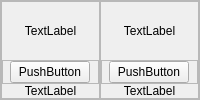
                            <widget class="QFrame" name="frame_28">
                             <property name="frameShape">
                              <enum>QFrame::StyledPanel</enum>
                             </property>
                             <property name="frameShadow">
                              <enum>QFrame::Raised</enum>
                             </property>
                             <layout class="QHBoxLayout" name="horizontalLayout_33">
                              <property name="spacing">
                               <number>0</number>
                              </property>
                              <property name="leftMargin">
                               <number>0</number>
                              </property>
                              <property name="topMargin">
                               <number>0</number>
                              </property>
                              <property name="rightMargin">
                               <number>0</number>
                              </property>
                              <property name="bottomMargin">
                               <number>0</number>
                              </property>
                              <item>
                               <widget class="QFrame" name="frame_64">
                                <property name="frameShape">
                                 <enum>QFrame::StyledPanel</enum>
                                </property>
                                <property name="frameShadow">
                                 <enum>QFrame::Raised</enum>
                                </property>
                                <layout class="QVBoxLayout" name="verticalLayout_15">
                                 <property name="spacing">
                                  <number>0</number>
                                 </property>
                                 <property name="leftMargin">
                                  <number>0</number>
                                 </property>
                                 <property name="topMargin">
                                  <number>0</number>
                                 </property>
                                 <property name="rightMargin">
                                  <number>0</number>
                                 </property>
                                 <property name="bottomMargin">
                                  <number>0</number>
                                 </property>
                                 <item>
                                  <widget class="QLabel" name="label_40">
                                   <property name="text">
                                    <string>TextLabel</string>
                                   </property>
                                   <property name="alignment">
                                    <set>Qt::AlignCenter</set>
                                   </property>
                                  </widget>
                                 </item>
                                 <item>
                                  <widget class="QFrame" name="frame_70">
                                   <property name="sizePolicy">
                                    <sizepolicy hsizetype="Preferred" vsizetype="Maximum">
                                     <horstretch>0</horstretch>
                                     <verstretch>0</verstretch>
                                    </sizepolicy>
                                   </property>
                                   <property name="frameShape">
                                    <enum>QFrame::StyledPanel</enum>
                                   </property>
                                   <property name="frameShadow">
                                    <enum>QFrame::Raised</enum>
                                   </property>
                                   <layout class="QHBoxLayout" name="horizontalLayout_45">
                                    <property name="spacing">
                                     <number>0</number>
                                    </property>
                                    <property name="leftMargin">
                                     <number>0</number>
                                    </property>
                                    <property name="topMargin">
                                     <number>0</number>
                                    </property>
                                    <property name="rightMargin">
                                     <number>0</number>
                                    </property>
                                    <property name="bottomMargin">
                                     <number>0</number>
                                    </property>
                                    <item>
                                     <widget class="QPushButton" name="pushButton_7">
                                      <property name="sizePolicy">
                                       <sizepolicy hsizetype="Maximum" vsizetype="Maximum">
                                        <horstretch>0</horstretch>
                                        <verstretch>0</verstretch>
                                       </sizepolicy>
                                      </property>
                                      <property name="text">
                                       <string>PushButton</string>
                                      </property>
                                     </widget>
                                    </item>
                                   </layout>
                                  </widget>
                                 </item>
                                 <item>
                                  <widget class="QLabel" name="label_42">
                                   <property name="sizePolicy">
                                    <sizepolicy hsizetype="Preferred" vsizetype="Maximum">
                                     <horstretch>0</horstretch>
                                     <verstretch>0</verstretch>
                                    </sizepolicy>
                                   </property>
                                   <property name="text">
                                    <string>TextLabel</string>
                                   </property>
                                   <property name="alignment">
                                    <set>Qt::AlignCenter</set>
                                   </property>
                                  </widget>
                                 </item>
                                </layout>
                               </widget>
                              </item>
                              <item>
                               <widget class="QFrame" name="frame_65">
                                <property name="frameShape">
                                 <enum>QFrame::StyledPanel</enum>
                                </property>
                                <property name="frameShadow">
                                 <enum>QFrame::Raised</enum>
                                </property>
                                <layout class="QVBoxLayout" name="verticalLayout_16">
                                 <property name="spacing">
                                  <number>0</number>
                                 </property>
                                 <property name="leftMargin">
                                  <number>0</number>
                                 </property>
                                 <property name="topMargin">
                                  <number>0</number>
                                 </property>
                                 <property name="rightMargin">
                                  <number>0</number>
                                 </property>
                                 <property name="bottomMargin">
                                  <number>0</number>
                                 </property>
                                 <item>
                                  <widget class="QLabel" name="label_43">
                                   <property name="text">
                                    <string>TextLabel</string>
                                   </property>
                                   <property name="alignment">
                                    <set>Qt::AlignCenter</set>
                                   </property>
                                  </widget>
                                 </item>
                                 <item>
                                  <widget class="QFrame" name="frame_71">
                                   <property name="sizePolicy">
                                    <sizepolicy hsizetype="Preferred" vsizetype="Maximum">
                                     <horstretch>0</horstretch>
                                     <verstretch>0</verstretch>
                                    </sizepolicy>
                                   </property>
                                   <property name="frameShape">
                                    <enum>QFrame::StyledPanel</enum>
                                   </property>
                                   <property name="frameShadow">
                                    <enum>QFrame::Raised</enum>
                                   </property>
                                   <layout class="QHBoxLayout" name="horizontalLayout_46">
                                    <property name="spacing">
                                     <number>0</number>
                                    </property>
                                    <property name="leftMargin">
                                     <number>0</number>
                                    </property>
                                    <property name="topMargin">
                                     <number>0</number>
                                    </property>
                                    <property name="rightMargin">
                                     <number>0</number>
                                    </property>
                                    <property name="bottomMargin">
                                     <number>0</number>
                                    </property>
                                    <item>
                                     <widget class="QPushButton" name="pushButton_8">
                                      <property name="sizePolicy">
                                       <sizepolicy hsizetype="Maximum" vsizetype="Maximum">
                                        <horstretch>0</horstretch>
                                        <verstretch>0</verstretch>
                                       </sizepolicy>
                                      </property>
                                      <property name="text">
                                       <string>PushButton</string>
                                      </property>
                                     </widget>
                                    </item>
                                   </layout>
                                  </widget>
                                 </item>
                                 <item>
                                  <widget class="QLabel" name="label_44">
                                   <property name="sizePolicy">
                                    <sizepolicy hsizetype="Preferred" vsizetype="Maximum">
                                     <horstretch>0</horstretch>
                                     <verstretch>0</verstretch>
                                    </sizepolicy>
                                   </property>
                                   <property name="text">
                                    <string>TextLabel</string>
                                   </property>
                                   <property name="alignment">
                                    <set>Qt::AlignCenter</set>
                                   </property>
                                  </widget>
                                 </item>
                                </layout>
                               </widget>
                              </item>
                             </layout>
                            </widget>
